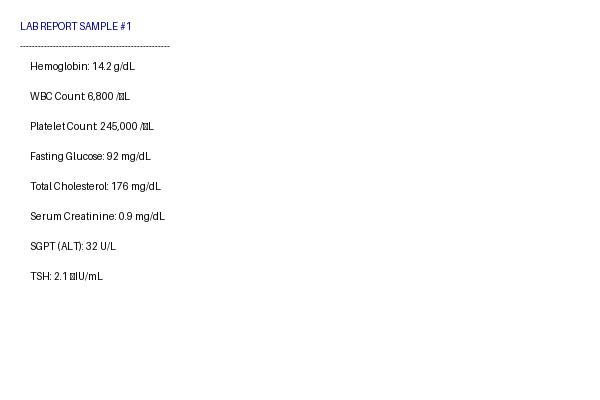
#> input picture python-backend/dataset/test_samples/sample_1.jpg, 600 x 400 px
$ python -i preprocess.py   (imports and definitions only)
#> lines starting #> are read from the running program, lines starting #| are printed output that depends on the picture; after the words box and inside, x2 and y2 are one past the last pixel; in counts of white or black regions, pixels touching at a corner belong together
import cv2
import numpy as np
import os
from PIL import Image

def preprocess_image(image_path, output_path=None):
    """
    Applies medical document specific preprocessing:
    - Grayscale conversion
    - Gaussian blur (denoising)
    - Adaptive Thresholding (binarization)
    - Skew correction (deskewing)
    """
#> called with image_path = 'dataset/test_samples/sample_1.jpg'
    # 1. Read Image
    img = cv2.imread(image_path)
#> img is the input picture: shape (400, 600, 3); mean B, G, R 252.5, 252.4, 252.4
    if img is None:
        raise ValueError(f"Image not found at {image_path}")

    # 2. Grayscale
    gray = cv2.cvtColor(img, cv2.COLOR_BGR2GRAY)

    # 3. Denoise
    # fastNlMeansDenoising is great for text documents
    denoised = cv2.fastNlMeansDenoising(gray, None, 10, 7, 21)

    # 4. Thresholding (Binarization)
    # Adaptive thresholding handles shadows/uneven lighting better than simple threshold
    thresh = cv2.adaptiveThreshold(
        denoised, 255, cv2.ADAPTIVE_THRESH_GAUSSIAN_C,
        cv2.THRESH_BINARY, 11, 2
    )
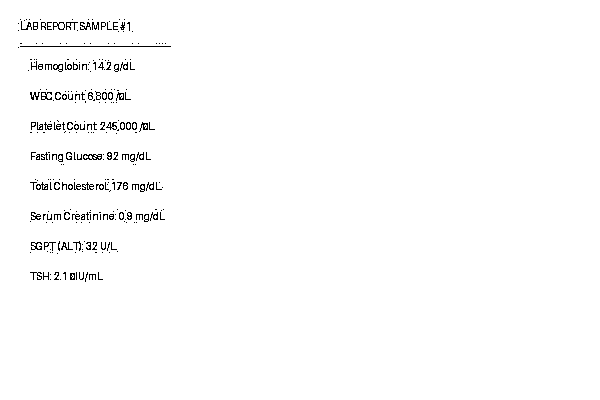
#> thresh: shape (400, 600); 98.7% white; black in thin lines or dots, all inside (x1, y1, x2, y2) = (18, 19, 171, 282)

    # 5. Skew Correction (Deskewing)
    coords = np.column_stack(np.where(thresh > 0))
#> coords = 236848 pairs, first value 0 to 399, second value 0 to 599
    angle = cv2.minAreaRect(coords)[-1]
#> angle = -90

    # Adjust angle logic
    if angle < -45:
        angle = -(90 + angle)
#> angle = 0
    else:
        angle = -angle

    (h, w) = img.shape[:2]
#> h = 400; w = 600
    center = (w // 2, h // 2)
#> center = (300, 200)
    M = cv2.getRotationMatrix2D(center, angle, 1.0)
#> M = [[1, 0, 0], [0, 1, 0]]
    rotated = cv2.warpAffine(thresh, M, (w, h), flags=cv2.INTER_CUBIC, borderMode=cv2.BORDER_REPLICATE)

    # Save or Return
    if output_path:
        cv2.imwrite(output_path, rotated)
        print(f"✅ Preprocessed saved to {output_path}")

    return rotated

# [4 lines not run here, left out]

>>> result = preprocess_image('dataset/test_samples/sample_1.jpg')
